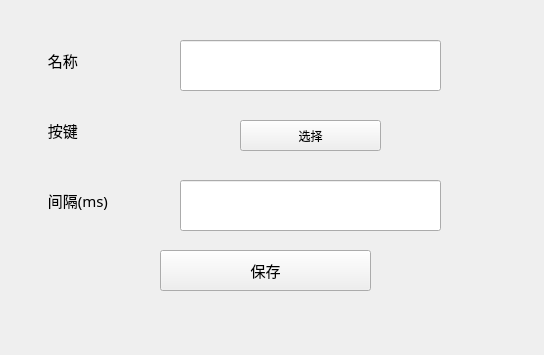
<?xml version="1.0" encoding="UTF-8"?>
<ui version="4.0">
 <class>add_quickClick_widget</class>
 <widget class="QWidget" name="add_quickClick_widget">
  <property name="geometry">
   <rect>
    <x>0</x>
    <y>0</y>
    <width>544</width>
    <height>355</height>
   </rect>
  </property>
  <property name="windowTitle">
   <string>Form</string>
  </property>
  <widget class="QLineEdit" name="nameEdit">
   <property name="geometry">
    <rect>
     <x>180</x>
     <y>40</y>
     <width>261</width>
     <height>51</height>
    </rect>
   </property>
   <property name="placeholderText">
    <string/>
   </property>
  </widget>
  <widget class="QLineEdit" name="intervalEdit">
   <property name="geometry">
    <rect>
     <x>180</x>
     <y>180</y>
     <width>261</width>
     <height>51</height>
    </rect>
   </property>
   <property name="text">
    <string/>
   </property>
   <property name="placeholderText">
    <string/>
   </property>
  </widget>
  <widget class="QPushButton" name="saveBtn">
   <property name="geometry">
    <rect>
     <x>160</x>
     <y>250</y>
     <width>211</width>
     <height>41</height>
    </rect>
   </property>
   <property name="font">
    <font>
     <family>Agency FB</family>
     <pointsize>11</pointsize>
    </font>
   </property>
   <property name="text">
    <string>保存</string>
   </property>
  </widget>
  <widget class="QPushButton" name="buttonBtn">
   <property name="geometry">
    <rect>
     <x>240</x>
     <y>120</y>
     <width>141</width>
     <height>31</height>
    </rect>
   </property>
   <property name="text">
    <string>选择</string>
   </property>
  </widget>
  <widget class="QLabel" name="nameLabel">
   <property name="geometry">
    <rect>
     <x>40</x>
     <y>40</y>
     <width>71</width>
     <height>41</height>
    </rect>
   </property>
   <property name="font">
    <font>
     <family>Agency FB</family>
     <pointsize>11</pointsize>
    </font>
   </property>
   <property name="text">
    <string>  名称</string>
   </property>
  </widget>
  <widget class="QLabel" name="buttonLabel">
   <property name="geometry">
    <rect>
     <x>40</x>
     <y>100</y>
     <width>131</width>
     <height>61</height>
    </rect>
   </property>
   <property name="font">
    <font>
     <family>Agency FB</family>
     <pointsize>11</pointsize>
    </font>
   </property>
   <property name="text">
    <string>  按键</string>
   </property>
  </widget>
  <widget class="QLabel" name="intervalLabel">
   <property name="geometry">
    <rect>
     <x>40</x>
     <y>180</y>
     <width>131</width>
     <height>41</height>
    </rect>
   </property>
   <property name="font">
    <font>
     <family>Agency FB</family>
     <pointsize>11</pointsize>
    </font>
   </property>
   <property name="text">
    <string>  间隔(ms)</string>
   </property>
  </widget>
 </widget>
 <resources/>
 <connections/>
</ui>
